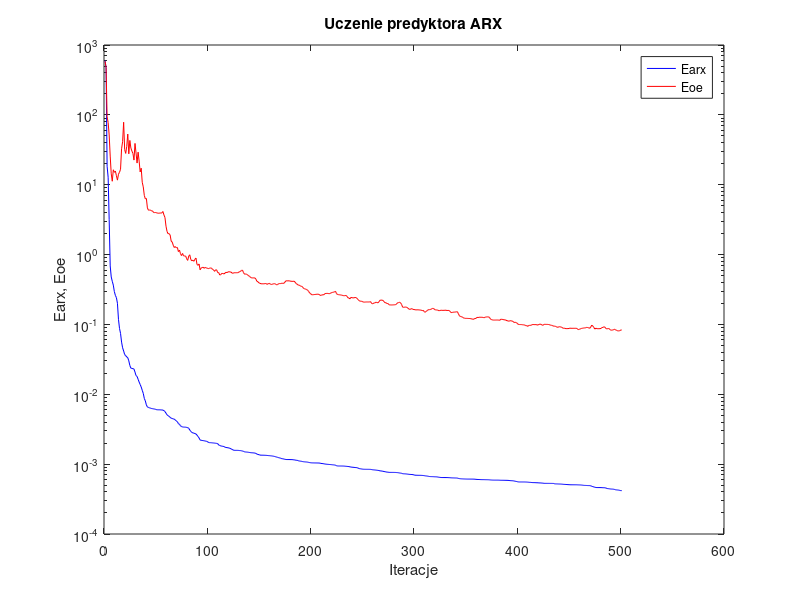
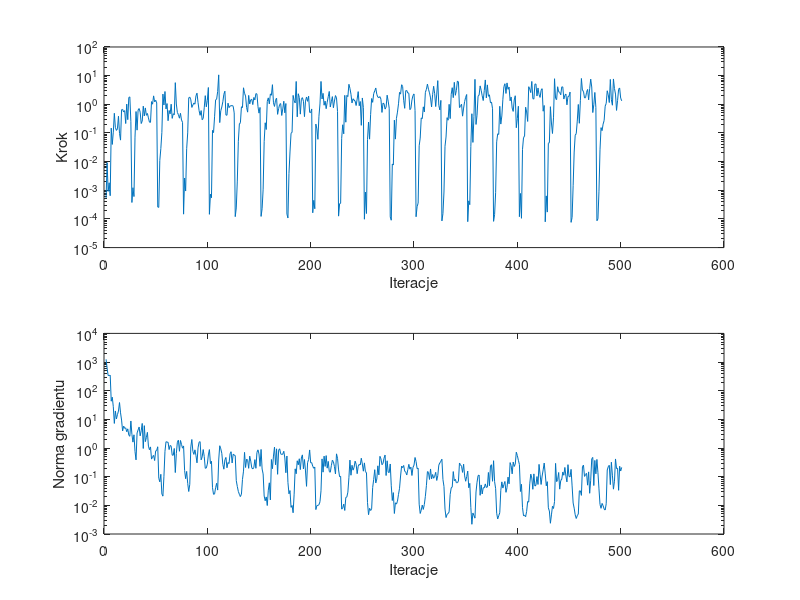

The MATLAB script that drew these images, in order:
%uczenie predyktora arx
clear all;
n=0; farx(n+1)=5.979079e+002; foe(n+1)=5.863050e+002; wspucz(n+1)=0.000000e+000; ng(n+1)=0.000000e+000;
%odnowa zmiennej metryki
n=1; farx(n+1)=4.726173e+002; foe(n+1)=4.802236e+002; krok(n+1)=5.333277e-004; ng(n+1)=1.243486e+003;
n=2; farx(n+1)=1.839794e+001; foe(n+1)=9.388485e+001; krok(n+1)=9.258382e-003; ng(n+1)=6.153618e+002;
n=3; farx(n+1)=1.279602e+001; foe(n+1)=7.785497e+001; krok(n+1)=9.152390e-004; ng(n+1)=3.400401e+002;
n=4; farx(n+1)=3.153450e+000; foe(n+1)=5.148145e+001; krok(n+1)=1.830478e-003; ng(n+1)=3.371044e+002;
n=5; farx(n+1)=6.876737e-001; foe(n+1)=2.569478e+001; krok(n+1)=6.459813e-004; ng(n+1)=3.491794e+002;
n=6; farx(n+1)=4.779943e-001; foe(n+1)=1.429777e+001; krok(n+1)=1.477098e-001; ng(n+1)=4.309983e+001;
n=7; farx(n+1)=4.145343e-001; foe(n+1)=1.121465e+001; krok(n+1)=3.975906e-002; ng(n+1)=5.942241e+001;
n=8; farx(n+1)=3.653286e-001; foe(n+1)=1.636330e+001; krok(n+1)=1.067078e-001; ng(n+1)=2.761720e+001;
n=9; farx(n+1)=2.956264e-001; foe(n+1)=1.503459e+001; krok(n+1)=4.863560e-001; ng(n+1)=7.212539e+000;
n=10; farx(n+1)=2.606440e-001; foe(n+1)=1.571150e+001; krok(n+1)=1.567018e-001; ng(n+1)=1.965654e+001;
n=11; farx(n+1)=2.421611e-001; foe(n+1)=1.347906e+001; krok(n+1)=1.226847e-001; ng(n+1)=1.032900e+001;
n=12; farx(n+1)=2.007100e-001; foe(n+1)=1.163120e+001; krok(n+1)=1.392836e-001; ng(n+1)=1.460013e+001;
n=13; farx(n+1)=1.182787e-001; foe(n+1)=1.412999e+001; krok(n+1)=3.838379e-001; ng(n+1)=1.955120e+001;
n=14; farx(n+1)=8.776618e-002; foe(n+1)=1.506808e+001; krok(n+1)=9.668121e-002; ng(n+1)=3.867956e+001;
n=15; farx(n+1)=7.442560e-002; foe(n+1)=1.664601e+001; krok(n+1)=5.625683e-002; ng(n+1)=1.692102e+001;
n=16; farx(n+1)=5.586747e-002; foe(n+1)=3.268322e+001; krok(n+1)=6.477968e-001; ng(n+1)=9.469391e+000;
n=17; farx(n+1)=4.632897e-002; foe(n+1)=4.129556e+001; krok(n+1)=6.639102e-001; ng(n+1)=3.944646e+000;
n=18; farx(n+1)=4.164760e-002; foe(n+1)=7.844012e+001; krok(n+1)=5.389436e-001; ng(n+1)=5.821869e+000;
n=19; farx(n+1)=3.701817e-002; foe(n+1)=3.181409e+001; krok(n+1)=6.022096e-001; ng(n+1)=4.871131e+000;
n=20; farx(n+1)=3.572720e-002; foe(n+1)=2.806562e+001; krok(n+1)=2.134155e-001; ng(n+1)=5.056099e+000;
n=21; farx(n+1)=3.422015e-002; foe(n+1)=3.534654e+001; krok(n+1)=1.015323e+000; ng(n+1)=3.696231e+000;
n=22; farx(n+1)=3.340114e-002; foe(n+1)=5.311898e+001; krok(n+1)=2.912288e-001; ng(n+1)=4.670822e+000;
n=23; farx(n+1)=3.012767e-002; foe(n+1)=2.766821e+001; krok(n+1)=1.734884e+000; ng(n+1)=2.840634e+000;
n=24; farx(n+1)=2.587610e-002; foe(n+1)=4.307157e+001; krok(n+1)=1.814761e+000; ng(n+1)=2.567281e+000;
n=25; farx(n+1)=2.367066e-002; foe(n+1)=3.358552e+001; krok(n+1)=2.468078e-001; ng(n+1)=8.788439e+000;
%odnowa zmiennej metryki
n=26; farx(n+1)=2.345470e-002; foe(n+1)=3.025787e+001; krok(n+1)=3.749852e-004; ng(n+1)=3.000990e+000;
n=27; farx(n+1)=2.326726e-002; foe(n+1)=2.806033e+001; krok(n+1)=1.228663e-003; ng(n+1)=1.607838e+000;
n=28; farx(n+1)=2.297650e-002; foe(n+1)=2.252654e+001; krok(n+1)=6.037139e-004; ng(n+1)=2.897133e+000;
n=29; farx(n+1)=2.076771e-002; foe(n+1)=3.902592e+001; krok(n+1)=7.159043e-002; ng(n+1)=7.589354e-001;
n=30; farx(n+1)=1.850804e-002; foe(n+1)=2.841516e+001; krok(n+1)=5.600723e-001; ng(n+1)=3.862726e-001;
n=31; farx(n+1)=1.804764e-002; foe(n+1)=2.040996e+001; krok(n+1)=1.254000e-001; ng(n+1)=3.345401e+000;
n=32; farx(n+1)=1.639135e-002; foe(n+1)=2.925737e+001; krok(n+1)=6.321212e-001; ng(n+1)=4.297335e+000;
n=33; farx(n+1)=1.496834e-002; foe(n+1)=2.176831e+001; krok(n+1)=7.113726e-001; ng(n+1)=5.412074e+000;
n=34; farx(n+1)=1.380134e-002; foe(n+1)=1.525176e+001; krok(n+1)=5.312625e-001; ng(n+1)=2.654626e+000;
n=35; farx(n+1)=1.271707e-002; foe(n+1)=1.724136e+001; krok(n+1)=2.134155e-001; ng(n+1)=3.990340e+000;
n=36; farx(n+1)=1.140569e-002; foe(n+1)=1.084183e+001; krok(n+1)=2.613267e-001; ng(n+1)=7.218159e+000;
n=37; farx(n+1)=1.030371e-002; foe(n+1)=9.298487e+000; krok(n+1)=8.612093e-001; ng(n+1)=9.652861e-001;
n=38; farx(n+1)=8.723434e-003; foe(n+1)=7.025466e+000; krok(n+1)=3.904377e-001; ng(n+1)=6.037382e+000;
n=39; farx(n+1)=8.042014e-003; foe(n+1)=6.271544e+000; krok(n+1)=7.479975e-001; ng(n+1)=1.668574e+000;
n=40; farx(n+1)=7.047315e-003; foe(n+1)=6.360450e+000; krok(n+1)=4.128102e-001; ng(n+1)=2.330323e+000;
n=41; farx(n+1)=6.592951e-003; foe(n+1)=4.654223e+000; krok(n+1)=4.797949e-001; ng(n+1)=3.530528e+000;
n=42; farx(n+1)=6.475324e-003; foe(n+1)=4.315600e+000; krok(n+1)=3.355407e-001; ng(n+1)=1.164389e+000;
n=43; farx(n+1)=6.401577e-003; foe(n+1)=4.342491e+000; krok(n+1)=2.381694e-001; ng(n+1)=8.711993e-001;
n=44; farx(n+1)=6.333726e-003; foe(n+1)=4.335048e+000; krok(n+1)=2.343012e-001; ng(n+1)=1.093647e+000;
n=45; farx(n+1)=6.256637e-003; foe(n+1)=4.207551e+000; krok(n+1)=1.241457e+000; ng(n+1)=4.109321e-001;
n=46; farx(n+1)=6.223212e-003; foe(n+1)=4.224169e+000; krok(n+1)=1.009068e+000; ng(n+1)=4.957737e-001;
n=47; farx(n+1)=6.179634e-003; foe(n+1)=3.997193e+000; krok(n+1)=1.969233e+000; ng(n+1)=5.533162e-001;
n=48; farx(n+1)=6.142173e-003; foe(n+1)=3.990958e+000; krok(n+1)=1.221873e+000; ng(n+1)=3.657090e-001;
n=49; farx(n+1)=6.089550e-003; foe(n+1)=3.999956e+000; krok(n+1)=1.382959e+000; ng(n+1)=7.910243e-001;
n=50; farx(n+1)=6.011168e-003; foe(n+1)=3.955444e+000; krok(n+1)=1.120145e+000; ng(n+1)=8.300609e-001;
%odnowa zmiennej metryki
n=51; farx(n+1)=5.995390e-003; foe(n+1)=3.908702e+000; krok(n+1)=2.613377e-004; ng(n+1)=1.106324e+000;
n=52; farx(n+1)=5.995249e-003; foe(n+1)=3.909637e+000; krok(n+1)=2.522883e-004; ng(n+1)=8.876347e-002;
n=53; farx(n+1)=5.992688e-003; foe(n+1)=3.933018e+000; krok(n+1)=1.097075e-002; ng(n+1)=6.609926e-002;
n=54; farx(n+1)=5.972549e-003; foe(n+1)=3.931208e+000; krok(n+1)=2.858001e-002; ng(n+1)=1.211884e-001;
n=55; farx(n+1)=5.969345e-003; foe(n+1)=3.947704e+000; krok(n+1)=1.047148e-001; ng(n+1)=2.494966e-002;
n=56; farx(n+1)=5.929432e-003; foe(n+1)=4.138686e+000; krok(n+1)=2.273301e+000; ng(n+1)=2.094937e-002;
n=57; farx(n+1)=5.835649e-003; foe(n+1)=3.697580e+000; krok(n+1)=9.453922e-001; ng(n+1)=1.036687e-001;
n=58; farx(n+1)=5.663086e-003; foe(n+1)=3.389548e+000; krok(n+1)=2.794466e+000; ng(n+1)=7.691792e-001;
n=59; farx(n+1)=5.354198e-003; foe(n+1)=2.546848e+000; krok(n+1)=6.888628e-001; ng(n+1)=1.665971e+000;
n=60; farx(n+1)=5.094514e-003; foe(n+1)=2.142274e+000; krok(n+1)=1.062525e+000; ng(n+1)=1.599660e+000;
n=61; farx(n+1)=4.943060e-003; foe(n+1)=1.985968e+000; krok(n+1)=2.670983e-001; ng(n+1)=1.594197e+000;
n=62; farx(n+1)=4.831819e-003; foe(n+1)=1.997237e+000; krok(n+1)=6.088496e-001; ng(n+1)=8.841368e-001;
n=63; farx(n+1)=4.673736e-003; foe(n+1)=1.903236e+000; krok(n+1)=4.635137e-001; ng(n+1)=1.231893e+000;
n=64; farx(n+1)=4.548941e-003; foe(n+1)=1.561922e+000; krok(n+1)=1.009068e+000; ng(n+1)=1.163659e+000;
n=65; farx(n+1)=4.509659e-003; foe(n+1)=1.509927e+000; krok(n+1)=3.227510e-001; ng(n+1)=5.634273e-001;
n=66; farx(n+1)=4.444025e-003; foe(n+1)=1.360335e+000; krok(n+1)=4.698917e-001; ng(n+1)=5.595310e-001;
n=67; farx(n+1)=4.408348e-003; foe(n+1)=1.262350e+000; krok(n+1)=4.300038e-001; ng(n+1)=9.658620e-001;
n=68; farx(n+1)=4.286346e-003; foe(n+1)=1.301552e+000; krok(n+1)=5.690980e+000; ng(n+1)=1.393649e-001;
n=69; farx(n+1)=4.160655e-003; foe(n+1)=1.252706e+000; krok(n+1)=1.025225e+000; ng(n+1)=6.505845e-001;
n=70; farx(n+1)=4.049764e-003; foe(n+1)=1.263175e+000; krok(n+1)=5.134806e-001; ng(n+1)=1.596520e+000;
n=71; farx(n+1)=3.806713e-003; foe(n+1)=1.102652e+000; krok(n+1)=4.386596e-001; ng(n+1)=1.878764e+000;
n=72; farx(n+1)=3.722465e-003; foe(n+1)=1.161361e+000; krok(n+1)=3.276650e-001; ng(n+1)=7.694410e-001;
n=73; farx(n+1)=3.548682e-003; foe(n+1)=1.031998e+000; krok(n+1)=4.851539e-001; ng(n+1)=1.835909e+000;
n=74; farx(n+1)=3.454107e-003; foe(n+1)=9.677146e-001; krok(n+1)=2.818076e-001; ng(n+1)=1.333888e+000;
n=75; farx(n+1)=3.407943e-003; foe(n+1)=1.037849e+000; krok(n+1)=2.357265e-001; ng(n+1)=9.876583e-001;
%odnowa zmiennej metryki
n=76; farx(n+1)=3.391552e-003; foe(n+1)=9.604155e-001; krok(n+1)=1.468353e-004; ng(n+1)=1.180713e+000;
n=77; farx(n+1)=3.387835e-003; foe(n+1)=9.524356e-001; krok(n+1)=2.684169e-003; ng(n+1)=1.641617e-001;
n=78; farx(n+1)=3.387428e-003; foe(n+1)=9.546089e-001; krok(n+1)=9.413494e-004; ng(n+1)=8.509863e-002;
n=79; farx(n+1)=3.352130e-003; foe(n+1)=8.711640e-001; krok(n+1)=2.835564e-002; ng(n+1)=1.532483e-001;
n=80; farx(n+1)=3.330226e-003; foe(n+1)=8.250970e-001; krok(n+1)=1.005024e-001; ng(n+1)=5.863037e-002;
n=81; farx(n+1)=3.254961e-003; foe(n+1)=9.524022e-001; krok(n+1)=1.683587e+000; ng(n+1)=3.042885e-002;
n=82; farx(n+1)=3.084170e-003; foe(n+1)=9.927526e-001; krok(n+1)=1.784490e+000; ng(n+1)=5.381801e-002;
n=83; farx(n+1)=2.939787e-003; foe(n+1)=8.500795e-001; krok(n+1)=1.443163e+000; ng(n+1)=1.092734e+000;
n=84; farx(n+1)=2.842107e-003; foe(n+1)=8.144518e-001; krok(n+1)=7.783923e-001; ng(n+1)=1.984296e+000;
n=85; farx(n+1)=2.802452e-003; foe(n+1)=8.300299e-001; krok(n+1)=9.495372e-001; ng(n+1)=7.674470e-001;
n=86; farx(n+1)=2.773049e-003; foe(n+1)=8.020769e-001; krok(n+1)=1.104103e+000; ng(n+1)=6.001672e-001;
n=87; farx(n+1)=2.740812e-003; foe(n+1)=8.576895e-001; krok(n+1)=1.009068e+000; ng(n+1)=8.646064e-001;
n=88; farx(n+1)=2.701368e-003; foe(n+1)=8.910948e-001; krok(n+1)=1.980712e+000; ng(n+1)=5.434497e-001;
n=89; farx(n+1)=2.597721e-003; foe(n+1)=7.222155e-001; krok(n+1)=2.445328e+000; ng(n+1)=3.044912e-001;
n=90; farx(n+1)=2.487110e-003; foe(n+1)=7.014418e-001; krok(n+1)=1.168436e+000; ng(n+1)=1.016220e+000;
n=91; farx(n+1)=2.370817e-003; foe(n+1)=7.340086e-001; krok(n+1)=6.065168e-001; ng(n+1)=1.589212e+000;
n=92; farx(n+1)=2.218169e-003; foe(n+1)=6.056802e-001; krok(n+1)=4.128102e-001; ng(n+1)=1.670432e+000;
n=93; farx(n+1)=2.197770e-003; foe(n+1)=6.397744e-001; krok(n+1)=6.031845e-001; ng(n+1)=3.867433e-001;
n=94; farx(n+1)=2.182716e-003; foe(n+1)=6.513997e-001; krok(n+1)=2.894475e-001; ng(n+1)=4.901937e-001;
n=95; farx(n+1)=2.170844e-003; foe(n+1)=6.586624e-001; krok(n+1)=3.213279e-001; ng(n+1)=8.851057e-001;
n=96; farx(n+1)=2.160797e-003; foe(n+1)=6.366046e-001; krok(n+1)=7.545111e-001; ng(n+1)=5.048608e-001;
n=97; farx(n+1)=2.143907e-003; foe(n+1)=6.545645e-001; krok(n+1)=2.000835e+000; ng(n+1)=1.957118e-001;
n=98; farx(n+1)=2.125408e-003; foe(n+1)=6.446144e-001; krok(n+1)=8.162976e-001; ng(n+1)=2.019756e-001;
n=99; farx(n+1)=2.112012e-003; foe(n+1)=6.373430e-001; krok(n+1)=1.386016e+000; ng(n+1)=2.754488e-001;
n=100; farx(n+1)=2.044839e-003; foe(n+1)=6.283665e-001; krok(n+1)=3.855767e+000; ng(n+1)=5.758098e-001;
%odnowa zmiennej metryki
n=101; farx(n+1)=2.031686e-003; foe(n+1)=6.370152e-001; krok(n+1)=1.449332e-004; ng(n+1)=8.826814e-001;
n=102; farx(n+1)=2.028146e-003; foe(n+1)=6.440607e-001; krok(n+1)=7.286672e-004; ng(n+1)=2.866404e-001;
n=103; farx(n+1)=2.024257e-003; foe(n+1)=6.413024e-001; krok(n+1)=5.465324e-004; ng(n+1)=3.464376e-001;
n=104; farx(n+1)=2.013515e-003; foe(n+1)=6.133442e-001; krok(n+1)=1.232141e-001; ng(n+1)=4.119970e-002;
n=105; farx(n+1)=2.010371e-003; foe(n+1)=6.049337e-001; krok(n+1)=1.032026e-001; ng(n+1)=2.420185e-002;
n=106; farx(n+1)=1.998651e-003; foe(n+1)=5.752486e-001; krok(n+1)=3.655097e-001; ng(n+1)=2.502579e-002;
n=107; farx(n+1)=1.992035e-003; foe(n+1)=6.050737e-001; krok(n+1)=1.420334e+000; ng(n+1)=4.112853e-002;
n=108; farx(n+1)=1.982223e-003; foe(n+1)=6.048249e-001; krok(n+1)=1.514375e+000; ng(n+1)=5.895788e-002;
n=109; farx(n+1)=1.968017e-003; foe(n+1)=5.524186e-001; krok(n+1)=2.808512e+000; ng(n+1)=3.410322e-002;
n=110; farx(n+1)=1.877072e-003; foe(n+1)=5.522679e-001; krok(n+1)=1.065101e+001; ng(n+1)=3.822320e-001;
n=111; farx(n+1)=1.851335e-003; foe(n+1)=5.096413e-001; krok(n+1)=2.301336e-001; ng(n+1)=1.202694e+000;
n=112; farx(n+1)=1.822473e-003; foe(n+1)=5.172345e-001; krok(n+1)=5.956610e-001; ng(n+1)=9.419037e-001;
n=113; farx(n+1)=1.809145e-003; foe(n+1)=5.386777e-001; krok(n+1)=8.008859e-001; ng(n+1)=6.552726e-001;
n=114; farx(n+1)=1.802460e-003; foe(n+1)=5.352376e-001; krok(n+1)=1.227563e+000; ng(n+1)=2.689647e-001;
n=115; farx(n+1)=1.785638e-003; foe(n+1)=5.276855e-001; krok(n+1)=2.238597e+000; ng(n+1)=1.826530e-001;
n=116; farx(n+1)=1.749643e-003; foe(n+1)=5.408674e-001; krok(n+1)=2.871495e+000; ng(n+1)=3.877935e-001;
n=117; farx(n+1)=1.732949e-003; foe(n+1)=5.577816e-001; krok(n+1)=4.228235e-001; ng(n+1)=4.691825e-001;
n=118; farx(n+1)=1.724722e-003; foe(n+1)=5.518806e-001; krok(n+1)=4.144507e-001; ng(n+1)=2.045124e-001;
n=119; farx(n+1)=1.713180e-003; foe(n+1)=5.642990e-001; krok(n+1)=1.095445e+000; ng(n+1)=3.122928e-001;
n=120; farx(n+1)=1.705096e-003; foe(n+1)=5.675932e-001; krok(n+1)=7.656580e-001; ng(n+1)=2.874668e-001;
n=121; farx(n+1)=1.682695e-003; foe(n+1)=5.654691e-001; krok(n+1)=8.773192e-001; ng(n+1)=6.333385e-001;
n=122; farx(n+1)=1.653225e-003; foe(n+1)=5.603694e-001; krok(n+1)=8.823184e-001; ng(n+1)=7.439449e-001;
n=123; farx(n+1)=1.626486e-003; foe(n+1)=5.423708e-001; krok(n+1)=9.112329e-001; ng(n+1)=3.010352e-001;
n=124; farx(n+1)=1.595037e-003; foe(n+1)=5.402296e-001; krok(n+1)=8.559000e-001; ng(n+1)=6.049686e-001;
n=125; farx(n+1)=1.577888e-003; foe(n+1)=5.499020e-001; krok(n+1)=5.014424e-001; ng(n+1)=5.698517e-001;
%odnowa zmiennej metryki
n=126; farx(n+1)=1.575958e-003; foe(n+1)=5.492246e-001; krok(n+1)=1.202765e-004; ng(n+1)=5.447837e-001;
n=127; farx(n+1)=1.575880e-003; foe(n+1)=5.494334e-001; krok(n+1)=2.419195e-004; ng(n+1)=7.320823e-002;
n=128; farx(n+1)=1.575670e-003; foe(n+1)=5.497484e-001; krok(n+1)=2.094724e-003; ng(n+1)=4.566459e-002;
n=129; farx(n+1)=1.572959e-003; foe(n+1)=5.519566e-001; krok(n+1)=5.140248e-002; ng(n+1)=3.053463e-002;
n=130; farx(n+1)=1.565128e-003; foe(n+1)=5.687240e-001; krok(n+1)=2.064051e-001; ng(n+1)=2.425721e-002;
n=131; farx(n+1)=1.563639e-003; foe(n+1)=5.725567e-001; krok(n+1)=2.273633e-001; ng(n+1)=2.018877e-002;
n=132; farx(n+1)=1.553249e-003; foe(n+1)=5.932019e-001; krok(n+1)=8.217431e-001; ng(n+1)=2.465054e-002;
n=133; farx(n+1)=1.542780e-003; foe(n+1)=5.990730e-001; krok(n+1)=7.656580e-001; ng(n+1)=8.033063e-002;
n=134; farx(n+1)=1.522810e-003; foe(n+1)=5.520153e-001; krok(n+1)=3.771624e+000; ng(n+1)=1.562736e-001;
n=135; farx(n+1)=1.500115e-003; foe(n+1)=5.229907e-001; krok(n+1)=2.405750e+000; ng(n+1)=7.058765e-001;
n=136; farx(n+1)=1.492439e-003; foe(n+1)=5.292526e-001; krok(n+1)=1.953830e+000; ng(n+1)=2.095614e-001;
n=137; farx(n+1)=1.489343e-003; foe(n+1)=5.225163e-001; krok(n+1)=7.771907e-001; ng(n+1)=4.101133e-001;
n=138; farx(n+1)=1.484536e-003; foe(n+1)=5.108425e-001; krok(n+1)=5.327344e-001; ng(n+1)=3.737729e-001;
n=139; farx(n+1)=1.475855e-003; foe(n+1)=4.966284e-001; krok(n+1)=2.043356e+000; ng(n+1)=1.957465e-001;
n=140; farx(n+1)=1.467653e-003; foe(n+1)=4.857962e-001; krok(n+1)=1.026961e+000; ng(n+1)=5.210602e-001;
n=141; farx(n+1)=1.458909e-003; foe(n+1)=4.689074e-001; krok(n+1)=1.420334e+000; ng(n+1)=3.498928e-001;
n=142; farx(n+1)=1.454543e-003; foe(n+1)=4.629020e-001; krok(n+1)=1.498210e+000; ng(n+1)=2.036074e-001;
n=143; farx(n+1)=1.451800e-003; foe(n+1)=4.636027e-001; krok(n+1)=9.775646e-001; ng(n+1)=1.870017e-001;
n=144; farx(n+1)=1.446501e-003; foe(n+1)=4.634826e-001; krok(n+1)=1.735893e+000; ng(n+1)=2.082994e-001;
n=145; farx(n+1)=1.440313e-003; foe(n+1)=4.633561e-001; krok(n+1)=1.422745e+000; ng(n+1)=3.938723e-001;
n=146; farx(n+1)=1.423926e-003; foe(n+1)=4.446937e-001; krok(n+1)=2.363142e+000; ng(n+1)=1.963030e-001;
n=147; farx(n+1)=1.391673e-003; foe(n+1)=4.137161e-001; krok(n+1)=2.272095e+000; ng(n+1)=7.035892e-001;
n=148; farx(n+1)=1.376204e-003; foe(n+1)=4.076654e-001; krok(n+1)=8.352074e-001; ng(n+1)=8.628027e-001;
n=149; farx(n+1)=1.364756e-003; foe(n+1)=3.935481e-001; krok(n+1)=4.915350e-001; ng(n+1)=6.175456e-001;
n=150; farx(n+1)=1.348815e-003; foe(n+1)=3.874359e-001; krok(n+1)=7.771907e-001; ng(n+1)=2.297411e-001;
%odnowa zmiennej metryki
n=151; farx(n+1)=1.344022e-003; foe(n+1)=3.818908e-001; krok(n+1)=1.224609e-004; ng(n+1)=8.929429e-001;
n=152; farx(n+1)=1.343516e-003; foe(n+1)=3.814740e-001; krok(n+1)=2.266194e-004; ng(n+1)=1.852468e-001;
n=153; farx(n+1)=1.342582e-003; foe(n+1)=3.815842e-001; krok(n+1)=1.093891e-003; ng(n+1)=1.245719e-001;
n=154; farx(n+1)=1.341340e-003; foe(n+1)=3.816972e-001; krok(n+1)=5.005537e-002; ng(n+1)=2.104888e-002;
n=155; farx(n+1)=1.338804e-003; foe(n+1)=3.844395e-001; krok(n+1)=2.268451e-001; ng(n+1)=1.446976e-002;
n=156; farx(n+1)=1.336359e-003; foe(n+1)=3.843692e-001; krok(n+1)=1.317940e-001; ng(n+1)=1.968466e-002;
n=157; farx(n+1)=1.331314e-003; foe(n+1)=3.742395e-001; krok(n+1)=1.273593e+000; ng(n+1)=9.857388e-003;
n=158; farx(n+1)=1.325770e-003; foe(n+1)=3.840319e-001; krok(n+1)=1.678264e+000; ng(n+1)=3.385259e-002;
n=159; farx(n+1)=1.323421e-003; foe(n+1)=3.874004e-001; krok(n+1)=1.030870e+000; ng(n+1)=6.111426e-002;
n=160; farx(n+1)=1.316941e-003; foe(n+1)=3.776826e-001; krok(n+1)=2.306654e+000; ng(n+1)=1.546976e-002;
n=161; farx(n+1)=1.314098e-003; foe(n+1)=3.735582e-001; krok(n+1)=2.067461e+000; ng(n+1)=3.980526e-001;
n=162; farx(n+1)=1.306558e-003; foe(n+1)=3.759824e-001; krok(n+1)=4.837074e+000; ng(n+1)=1.901164e-001;
n=163; farx(n+1)=1.299623e-003; foe(n+1)=3.822603e-001; krok(n+1)=1.127230e+000; ng(n+1)=5.243150e-001;
n=164; farx(n+1)=1.288674e-003; foe(n+1)=3.834621e-001; krok(n+1)=8.426513e-001; ng(n+1)=1.076129e+000;
n=165; farx(n+1)=1.278004e-003; foe(n+1)=3.790699e-001; krok(n+1)=1.386016e+000; ng(n+1)=2.604990e-001;
n=166; farx(n+1)=1.261568e-003; foe(n+1)=3.681111e-001; krok(n+1)=1.637964e+000; ng(n+1)=9.387339e-001;
n=167; farx(n+1)=1.252329e-003; foe(n+1)=3.724953e-001; krok(n+1)=4.461084e-001; ng(n+1)=1.211574e-001;
n=168; farx(n+1)=1.238193e-003; foe(n+1)=3.833885e-001; krok(n+1)=7.113726e-001; ng(n+1)=8.473463e-001;
n=169; farx(n+1)=1.227075e-003; foe(n+1)=3.846708e-001; krok(n+1)=9.876806e-001; ng(n+1)=9.400122e-001;
n=170; farx(n+1)=1.215850e-003; foe(n+1)=3.840829e-001; krok(n+1)=1.062525e+000; ng(n+1)=6.281139e-001;
n=171; farx(n+1)=1.199455e-003; foe(n+1)=3.895436e-001; krok(n+1)=4.079802e-001; ng(n+1)=5.930173e-001;
n=172; farx(n+1)=1.193498e-003; foe(n+1)=3.869885e-001; krok(n+1)=6.871474e-001; ng(n+1)=6.122271e-001;
n=173; farx(n+1)=1.182344e-003; foe(n+1)=3.878676e-001; krok(n+1)=1.280117e+000; ng(n+1)=7.708844e-001;
n=174; farx(n+1)=1.174020e-003; foe(n+1)=4.013823e-001; krok(n+1)=5.045340e-001; ng(n+1)=4.507940e-001;
n=175; farx(n+1)=1.165983e-003; foe(n+1)=4.210458e-001; krok(n+1)=1.065517e+000; ng(n+1)=1.375087e-001;
%odnowa zmiennej metryki
n=176; farx(n+1)=1.163723e-003; foe(n+1)=4.202873e-001; krok(n+1)=1.489596e-004; ng(n+1)=5.266969e-001;
n=177; farx(n+1)=1.163683e-003; foe(n+1)=4.203650e-001; krok(n+1)=1.079366e-004; ng(n+1)=6.281725e-002;
n=178; farx(n+1)=1.163545e-003; foe(n+1)=4.219027e-001; krok(n+1)=3.870416e-003; ng(n+1)=2.523055e-002;
n=179; farx(n+1)=1.162151e-003; foe(n+1)=4.172198e-001; krok(n+1)=2.173419e-002; ng(n+1)=3.281036e-002;
n=180; farx(n+1)=1.161764e-003; foe(n+1)=4.156174e-001; krok(n+1)=9.781251e-002; ng(n+1)=8.497111e-003;
n=181; farx(n+1)=1.161058e-003; foe(n+1)=4.138317e-001; krok(n+1)=1.047148e-001; ng(n+1)=9.909439e-003;
n=182; farx(n+1)=1.157959e-003; foe(n+1)=4.135360e-001; krok(n+1)=2.046326e+000; ng(n+1)=5.514963e-003;
n=183; farx(n+1)=1.150357e-003; foe(n+1)=4.155556e-001; krok(n+1)=1.352447e+000; ng(n+1)=2.459629e-002;
n=184; farx(n+1)=1.147072e-003; foe(n+1)=4.016822e-001; krok(n+1)=1.114151e+000; ng(n+1)=1.881374e-001;
n=185; farx(n+1)=1.136402e-003; foe(n+1)=3.844261e-001; krok(n+1)=6.265724e+000; ng(n+1)=1.264597e-001;
n=186; farx(n+1)=1.133274e-003; foe(n+1)=3.763478e-001; krok(n+1)=3.655097e-001; ng(n+1)=3.595572e-001;
n=187; farx(n+1)=1.120265e-003; foe(n+1)=3.654179e-001; krok(n+1)=2.336873e+000; ng(n+1)=2.589366e-001;
n=188; farx(n+1)=1.109555e-003; foe(n+1)=3.642194e-001; krok(n+1)=1.734052e+000; ng(n+1)=4.220932e-001;
n=189; farx(n+1)=1.104803e-003; foe(n+1)=3.557807e-001; krok(n+1)=4.536903e-001; ng(n+1)=1.769981e-001;
n=190; farx(n+1)=1.099228e-003; foe(n+1)=3.510366e-001; krok(n+1)=1.505130e+000; ng(n+1)=4.507535e-001;
n=191; farx(n+1)=1.090006e-003; foe(n+1)=3.477323e-001; krok(n+1)=1.707324e+000; ng(n+1)=5.768852e-001;
n=192; farx(n+1)=1.083268e-003; foe(n+1)=3.290735e-001; krok(n+1)=1.280929e+000; ng(n+1)=1.868263e-001;
n=193; farx(n+1)=1.079081e-003; foe(n+1)=3.240592e-001; krok(n+1)=3.711420e-001; ng(n+1)=3.974660e-001;
n=194; farx(n+1)=1.075773e-003; foe(n+1)=3.208421e-001; krok(n+1)=1.295594e+000; ng(n+1)=1.583035e-001;
n=195; farx(n+1)=1.073332e-003; foe(n+1)=3.164026e-001; krok(n+1)=1.800219e+000; ng(n+1)=4.606629e-002;
n=196; farx(n+1)=1.068778e-003; foe(n+1)=3.092222e-001; krok(n+1)=1.269903e+000; ng(n+1)=3.102207e-001;
n=197; farx(n+1)=1.059624e-003; foe(n+1)=2.971202e-001; krok(n+1)=1.927884e+000; ng(n+1)=3.948614e-001;
n=198; farx(n+1)=1.052939e-003; foe(n+1)=2.822732e-001; krok(n+1)=5.219391e-001; ng(n+1)=8.577862e-001;
n=199; farx(n+1)=1.046765e-003; foe(n+1)=2.754258e-001; krok(n+1)=5.134806e-001; ng(n+1)=3.056042e-001;
n=200; farx(n+1)=1.042811e-003; foe(n+1)=2.660227e-001; krok(n+1)=6.871474e-001; ng(n+1)=3.089992e-001;
%odnowa zmiennej metryki
n=201; farx(n+1)=1.042113e-003; foe(n+1)=2.658411e-001; krok(n+1)=1.638382e-004; ng(n+1)=2.313538e-001;
n=202; farx(n+1)=1.041067e-003; foe(n+1)=2.671911e-001; krok(n+1)=4.448722e-004; ng(n+1)=1.965511e-001;
n=203; farx(n+1)=1.040393e-003; foe(n+1)=2.682465e-001; krok(n+1)=2.266194e-004; ng(n+1)=2.150024e-001;
n=204; farx(n+1)=1.039948e-003; foe(n+1)=2.692808e-001; krok(n+1)=2.044970e-001; ng(n+1)=7.109707e-003;
n=205; farx(n+1)=1.039263e-003; foe(n+1)=2.707561e-001; krok(n+1)=1.392689e-001; ng(n+1)=9.783383e-003;
n=206; farx(n+1)=1.038817e-003; foe(n+1)=2.711437e-001; krok(n+1)=6.004768e-002; ng(n+1)=9.984358e-003;
n=207; farx(n+1)=1.036949e-003; foe(n+1)=2.691287e-001; krok(n+1)=3.825314e-001; ng(n+1)=1.049305e-002;
n=208; farx(n+1)=1.034009e-003; foe(n+1)=2.618095e-001; krok(n+1)=1.026286e+000; ng(n+1)=1.334459e-002;
n=209; farx(n+1)=1.024817e-003; foe(n+1)=2.608427e-001; krok(n+1)=6.277904e+000; ng(n+1)=3.224232e-002;
n=210; farx(n+1)=1.020639e-003; foe(n+1)=2.652469e-001; krok(n+1)=1.535351e+000; ng(n+1)=4.178834e-001;
n=211; farx(n+1)=1.016368e-003; foe(n+1)=2.650598e-001; krok(n+1)=2.410788e+000; ng(n+1)=1.439496e-001;
n=212; farx(n+1)=1.010537e-003; foe(n+1)=2.671561e-001; krok(n+1)=9.282331e-001; ng(n+1)=5.210318e-001;
n=213; farx(n+1)=1.003974e-003; foe(n+1)=2.770096e-001; krok(n+1)=1.289896e+000; ng(n+1)=2.280728e-001;
n=214; farx(n+1)=9.994322e-004; foe(n+1)=2.776535e-001; krok(n+1)=7.021280e-001; ng(n+1)=5.440628e-001;
n=215; farx(n+1)=9.955216e-004; foe(n+1)=2.785179e-001; krok(n+1)=1.179843e+000; ng(n+1)=1.987153e-001;
n=216; farx(n+1)=9.925626e-004; foe(n+1)=2.772490e-001; krok(n+1)=1.841069e+000; ng(n+1)=3.415350e-001;
n=217; farx(n+1)=9.890973e-004; foe(n+1)=2.750696e-001; krok(n+1)=2.808512e+000; ng(n+1)=1.520718e-001;
n=218; farx(n+1)=9.869749e-004; foe(n+1)=2.778409e-001; krok(n+1)=8.055989e-001; ng(n+1)=1.430150e-001;
n=219; farx(n+1)=9.839010e-004; foe(n+1)=2.843950e-001; krok(n+1)=1.230345e+000; ng(n+1)=2.423166e-001;
n=220; farx(n+1)=9.791756e-004; foe(n+1)=2.874968e-001; krok(n+1)=1.856466e+000; ng(n+1)=3.744143e-001;
n=221; farx(n+1)=9.769027e-004; foe(n+1)=2.888038e-001; krok(n+1)=7.583720e-001; ng(n+1)=3.312693e-001;
n=222; farx(n+1)=9.733937e-004; foe(n+1)=2.923951e-001; krok(n+1)=1.304490e+000; ng(n+1)=2.259053e-001;
n=223; farx(n+1)=9.664884e-004; foe(n+1)=2.986295e-001; krok(n+1)=2.018363e+000; ng(n+1)=1.246590e-001;
n=224; farx(n+1)=9.488554e-004; foe(n+1)=2.765331e-001; krok(n+1)=1.663205e+000; ng(n+1)=6.268191e-001;
n=225; farx(n+1)=9.412892e-004; foe(n+1)=2.681745e-001; krok(n+1)=5.570755e-001; ng(n+1)=4.385571e-001;
%odnowa zmiennej metryki
n=226; farx(n+1)=9.410025e-004; foe(n+1)=2.667149e-001; krok(n+1)=1.252791e-004; ng(n+1)=1.722379e-001;
n=227; farx(n+1)=9.408030e-004; foe(n+1)=2.657843e-001; krok(n+1)=3.395966e-004; ng(n+1)=9.916840e-002;
n=228; farx(n+1)=9.405310e-004; foe(n+1)=2.637807e-001; krok(n+1)=3.519628e-004; ng(n+1)=1.030845e-001;
n=229; farx(n+1)=9.403099e-004; foe(n+1)=2.631501e-001; krok(n+1)=6.488875e-002; ng(n+1)=7.374490e-003;
n=230; farx(n+1)=9.393790e-004; foe(n+1)=2.592388e-001; krok(n+1)=1.931257e-001; ng(n+1)=8.178750e-003;
n=231; farx(n+1)=9.388823e-004; foe(n+1)=2.579733e-001; krok(n+1)=9.338312e-002; ng(n+1)=1.105115e-002;
n=232; farx(n+1)=9.348370e-004; foe(n+1)=2.575077e-001; krok(n+1)=2.053922e+000; ng(n+1)=6.629873e-003;
n=233; farx(n+1)=9.328849e-004; foe(n+1)=2.600837e-001; krok(n+1)=2.372633e-001; ng(n+1)=1.890321e-002;
n=234; farx(n+1)=9.298503e-004; foe(n+1)=2.539189e-001; krok(n+1)=2.053922e+000; ng(n+1)=1.967826e-002;
n=235; farx(n+1)=9.260749e-004; foe(n+1)=2.408946e-001; krok(n+1)=1.854055e+000; ng(n+1)=2.875263e-002;
n=236; farx(n+1)=9.223154e-004; foe(n+1)=2.388162e-001; krok(n+1)=4.991663e+000; ng(n+1)=9.202070e-002;
n=237; farx(n+1)=9.144664e-004; foe(n+1)=2.326194e-001; krok(n+1)=3.600437e+000; ng(n+1)=3.796650e-001;
n=238; farx(n+1)=9.084366e-004; foe(n+1)=2.440598e-001; krok(n+1)=2.240289e+000; ng(n+1)=1.124477e-001;
n=239; farx(n+1)=9.048226e-004; foe(n+1)=2.408316e-001; krok(n+1)=1.114151e+000; ng(n+1)=2.504481e-001;
n=240; farx(n+1)=9.022825e-004; foe(n+1)=2.403657e-001; krok(n+1)=1.561580e+000; ng(n+1)=1.691294e-001;
n=241; farx(n+1)=8.988245e-004; foe(n+1)=2.401253e-001; krok(n+1)=1.402391e+000; ng(n+1)=2.118345e-001;
n=242; farx(n+1)=8.944919e-004; foe(n+1)=2.432504e-001; krok(n+1)=1.295594e+000; ng(n+1)=3.480466e-001;
n=243; farx(n+1)=8.926272e-004; foe(n+1)=2.416365e-001; krok(n+1)=9.073805e-001; ng(n+1)=2.725699e-001;
n=244; farx(n+1)=8.893387e-004; foe(n+1)=2.356965e-001; krok(n+1)=1.527605e+000; ng(n+1)=1.272280e-001;
n=245; farx(n+1)=8.766952e-004; foe(n+1)=2.257158e-001; krok(n+1)=2.772031e+000; ng(n+1)=2.319700e-001;
n=246; farx(n+1)=8.642228e-004; foe(n+1)=2.192530e-001; krok(n+1)=8.922169e-001; ng(n+1)=2.687519e-001;
n=247; farx(n+1)=8.578242e-004; foe(n+1)=2.148070e-001; krok(n+1)=1.252361e+000; ng(n+1)=2.573326e-001;
n=248; farx(n+1)=8.552781e-004; foe(n+1)=2.149394e-001; krok(n+1)=1.845727e-001; ng(n+1)=4.407860e-001;
n=249; farx(n+1)=8.489161e-004; foe(n+1)=2.133240e-001; krok(n+1)=1.663205e+000; ng(n+1)=2.765069e-001;
n=250; farx(n+1)=8.456053e-004; foe(n+1)=2.087170e-001; krok(n+1)=7.713740e-001; ng(n+1)=1.556129e-001;
%odnowa zmiennej metryki
n=251; farx(n+1)=8.449373e-004; foe(n+1)=2.084873e-001; krok(n+1)=9.773247e-005; ng(n+1)=3.033331e-001;
n=252; farx(n+1)=8.438847e-004; foe(n+1)=2.093167e-001; krok(n+1)=8.631728e-004; ng(n+1)=1.493446e-001;
n=253; farx(n+1)=8.437265e-004; foe(n+1)=2.097377e-001; krok(n+1)=1.546804e-004; ng(n+1)=1.387625e-001;
n=254; farx(n+1)=8.433400e-004; foe(n+1)=2.096625e-001; krok(n+1)=5.857529e-002; ng(n+1)=1.244817e-002;
n=255; farx(n+1)=8.430499e-004; foe(n+1)=2.095526e-001; krok(n+1)=2.405585e-001; ng(n+1)=4.719228e-003;
n=256; farx(n+1)=8.426926e-004; foe(n+1)=2.098036e-001; krok(n+1)=6.081676e-002; ng(n+1)=7.895477e-003;
n=257; farx(n+1)=8.414008e-004; foe(n+1)=2.119374e-001; krok(n+1)=4.353621e-001; ng(n+1)=6.621072e-003;
n=258; farx(n+1)=8.364444e-004; foe(n+1)=1.995713e-001; krok(n+1)=1.593213e+000; ng(n+1)=7.533676e-003;
n=259; farx(n+1)=8.304416e-004; foe(n+1)=1.967926e-001; krok(n+1)=1.170743e+000; ng(n+1)=4.208923e-002;
n=260; farx(n+1)=8.280058e-004; foe(n+1)=2.022800e-001; krok(n+1)=2.378126e+000; ng(n+1)=8.067587e-002;
n=261; farx(n+1)=8.253797e-004; foe(n+1)=2.029425e-001; krok(n+1)=2.924078e+000; ng(n+1)=1.755119e-001;
n=262; farx(n+1)=8.217609e-004; foe(n+1)=2.077387e-001; krok(n+1)=3.708110e+000; ng(n+1)=6.035387e-002;
n=263; farx(n+1)=8.183108e-004; foe(n+1)=2.061973e-001; krok(n+1)=2.220585e+000; ng(n+1)=8.305321e-002;
n=264; farx(n+1)=8.153099e-004; foe(n+1)=2.035653e-001; krok(n+1)=1.784434e+000; ng(n+1)=2.393854e-001;
n=265; farx(n+1)=8.100590e-004; foe(n+1)=2.103990e-001; krok(n+1)=1.707324e+000; ng(n+1)=1.156511e-001;
n=266; farx(n+1)=8.021827e-004; foe(n+1)=2.216643e-001; krok(n+1)=1.854055e+000; ng(n+1)=5.131758e-001;
n=267; farx(n+1)=7.983717e-004; foe(n+1)=2.231953e-001; krok(n+1)=1.505130e+000; ng(n+1)=4.235318e-001;
n=268; farx(n+1)=7.965019e-004; foe(n+1)=2.223092e-001; krok(n+1)=5.203615e-001; ng(n+1)=2.625660e-001;
n=269; farx(n+1)=7.902827e-004; foe(n+1)=2.208807e-001; krok(n+1)=1.098329e+000; ng(n+1)=2.893008e-001;
n=270; farx(n+1)=7.845573e-004; foe(n+1)=2.119157e-001; krok(n+1)=1.047159e+000; ng(n+1)=4.428833e-001;
n=271; farx(n+1)=7.792727e-004; foe(n+1)=2.044664e-001; krok(n+1)=6.809733e-001; ng(n+1)=5.690117e-001;
n=272; farx(n+1)=7.738746e-004; foe(n+1)=2.043297e-001; krok(n+1)=7.957487e-001; ng(n+1)=1.098007e-001;
n=273; farx(n+1)=7.694107e-004; foe(n+1)=1.986880e-001; krok(n+1)=2.081446e+000; ng(n+1)=3.587983e-001;
n=274; farx(n+1)=7.667842e-004; foe(n+1)=1.988397e-001; krok(n+1)=1.289896e+000; ng(n+1)=1.455295e-001;
n=275; farx(n+1)=7.625844e-004; foe(n+1)=1.904918e-001; krok(n+1)=7.294970e-001; ng(n+1)=1.390689e-001;
%odnowa zmiennej metryki
n=276; farx(n+1)=7.619954e-004; foe(n+1)=1.901061e-001; krok(n+1)=1.176687e-004; ng(n+1)=2.777271e-001;
n=277; farx(n+1)=7.619747e-004; foe(n+1)=1.901576e-001; krok(n+1)=9.016768e-005; ng(n+1)=4.804655e-002;
n=278; farx(n+1)=7.618934e-004; foe(n+1)=1.898983e-001; krok(n+1)=8.252113e-003; ng(n+1)=1.473147e-002;
n=279; farx(n+1)=7.615068e-004; foe(n+1)=1.905273e-001; krok(n+1)=7.598245e-003; ng(n+1)=2.779855e-002;
n=280; farx(n+1)=7.610157e-004; foe(n+1)=1.909541e-001; krok(n+1)=2.800362e-001; ng(n+1)=5.196156e-003;
n=281; farx(n+1)=7.603907e-004; foe(n+1)=1.916595e-001; krok(n+1)=6.101994e-002; ng(n+1)=1.227103e-002;
n=282; farx(n+1)=7.582667e-004; foe(n+1)=1.947366e-001; krok(n+1)=3.240219e-001; ng(n+1)=1.105102e-002;
n=283; farx(n+1)=7.562656e-004; foe(n+1)=2.041870e-001; krok(n+1)=5.344503e-001; ng(n+1)=1.398635e-002;
n=284; farx(n+1)=7.535874e-004; foe(n+1)=2.048985e-001; krok(n+1)=1.040723e+000; ng(n+1)=2.416037e-002;
n=285; farx(n+1)=7.464547e-004; foe(n+1)=2.085664e-001; krok(n+1)=2.615134e+000; ng(n+1)=3.936798e-002;
n=286; farx(n+1)=7.447731e-004; foe(n+1)=2.040527e-001; krok(n+1)=2.267028e+000; ng(n+1)=1.057958e-001;
n=287; farx(n+1)=7.399338e-004; foe(n+1)=1.928482e-001; krok(n+1)=4.817677e+000; ng(n+1)=2.340115e-001;
n=288; farx(n+1)=7.305509e-004; foe(n+1)=1.768242e-001; krok(n+1)=4.225299e+000; ng(n+1)=2.070397e-001;
n=289; farx(n+1)=7.274064e-004; foe(n+1)=1.755192e-001; krok(n+1)=1.380032e+000; ng(n+1)=2.464937e-001;
n=290; farx(n+1)=7.266521e-004; foe(n+1)=1.772487e-001; krok(n+1)=7.238598e-001; ng(n+1)=1.558386e-001;
n=291; farx(n+1)=7.248058e-004; foe(n+1)=1.772858e-001; krok(n+1)=2.995027e+000; ng(n+1)=1.433745e-001;
n=292; farx(n+1)=7.218091e-004; foe(n+1)=1.756440e-001; krok(n+1)=3.018044e+000; ng(n+1)=1.148980e-001;
n=293; farx(n+1)=7.188482e-004; foe(n+1)=1.712684e-001; krok(n+1)=2.485026e+000; ng(n+1)=1.760810e-001;
n=294; farx(n+1)=7.150847e-004; foe(n+1)=1.663884e-001; krok(n+1)=2.418537e+000; ng(n+1)=2.698923e-001;
n=295; farx(n+1)=7.132437e-004; foe(n+1)=1.639477e-001; krok(n+1)=6.522451e-001; ng(n+1)=1.828563e-001;
n=296; farx(n+1)=7.116471e-004; foe(n+1)=1.671255e-001; krok(n+1)=7.238598e-001; ng(n+1)=2.148498e-001;
n=297; farx(n+1)=7.102103e-004; foe(n+1)=1.680261e-001; krok(n+1)=1.422745e+000; ng(n+1)=1.100548e-001;
n=298; farx(n+1)=7.072597e-004; foe(n+1)=1.642922e-001; krok(n+1)=2.018136e+000; ng(n+1)=2.098406e-001;
n=299; farx(n+1)=7.009191e-004; foe(n+1)=1.636572e-001; krok(n+1)=2.301105e+000; ng(n+1)=2.517622e-001;
n=300; farx(n+1)=6.947707e-004; foe(n+1)=1.623391e-001; krok(n+1)=6.109364e-001; ng(n+1)=4.676103e-001;
%odnowa zmiennej metryki
n=301; farx(n+1)=6.938229e-004; foe(n+1)=1.614838e-001; krok(n+1)=1.192523e-004; ng(n+1)=3.378219e-001;
n=302; farx(n+1)=6.932633e-004; foe(n+1)=1.616750e-001; krok(n+1)=2.695564e-004; ng(n+1)=1.903153e-001;
n=303; farx(n+1)=6.923502e-004; foe(n+1)=1.619911e-001; krok(n+1)=3.561997e-004; ng(n+1)=1.989103e-001;
n=304; farx(n+1)=6.920555e-004; foe(n+1)=1.613348e-001; krok(n+1)=3.582758e-002; ng(n+1)=1.099686e-002;
n=305; farx(n+1)=6.919281e-004; foe(n+1)=1.607306e-001; krok(n+1)=6.645935e-002; ng(n+1)=5.206632e-003;
n=306; farx(n+1)=6.910776e-004; foe(n+1)=1.600709e-001; krok(n+1)=3.349048e-001; ng(n+1)=6.819093e-003;
n=307; farx(n+1)=6.895029e-004; foe(n+1)=1.574241e-001; krok(n+1)=3.160606e-001; ng(n+1)=1.021452e-002;
n=308; farx(n+1)=6.870219e-004; foe(n+1)=1.592437e-001; krok(n+1)=8.159604e-001; ng(n+1)=7.211243e-003;
n=309; farx(n+1)=6.848254e-004; foe(n+1)=1.516393e-001; krok(n+1)=5.403833e-001; ng(n+1)=1.074086e-002;
n=310; farx(n+1)=6.790495e-004; foe(n+1)=1.495117e-001; krok(n+1)=2.630375e+000; ng(n+1)=2.064871e-002;
n=311; farx(n+1)=6.775552e-004; foe(n+1)=1.548367e-001; krok(n+1)=3.318011e+000; ng(n+1)=4.872404e-002;
n=312; farx(n+1)=6.740262e-004; foe(n+1)=1.583868e-001; krok(n+1)=5.068567e+000; ng(n+1)=1.509069e-001;
n=313; farx(n+1)=6.692372e-004; foe(n+1)=1.631831e-001; krok(n+1)=3.341621e+000; ng(n+1)=1.411422e-001;
n=314; farx(n+1)=6.653029e-004; foe(n+1)=1.626747e-001; krok(n+1)=2.513146e+000; ng(n+1)=7.999777e-002;
n=315; farx(n+1)=6.634367e-004; foe(n+1)=1.633746e-001; krok(n+1)=1.671365e+000; ng(n+1)=1.859647e-001;
n=316; farx(n+1)=6.627156e-004; foe(n+1)=1.673368e-001; krok(n+1)=8.055989e-001; ng(n+1)=8.360940e-002;
n=317; farx(n+1)=6.621581e-004; foe(n+1)=1.695393e-001; krok(n+1)=2.154762e+000; ng(n+1)=1.190394e-001;
n=318; farx(n+1)=6.607360e-004; foe(n+1)=1.692271e-001; krok(n+1)=4.261875e+000; ng(n+1)=8.814841e-002;
n=319; farx(n+1)=6.591883e-004; foe(n+1)=1.626713e-001; krok(n+1)=2.348818e+000; ng(n+1)=1.031894e-001;
n=320; farx(n+1)=6.584712e-004; foe(n+1)=1.614411e-001; krok(n+1)=8.352074e-001; ng(n+1)=1.422423e-001;
n=321; farx(n+1)=6.576712e-004; foe(n+1)=1.611333e-001; krok(n+1)=2.269572e+000; ng(n+1)=7.389830e-002;
n=322; farx(n+1)=6.532989e-004; foe(n+1)=1.602378e-001; krok(n+1)=6.700113e+000; ng(n+1)=1.078903e-001;
n=323; farx(n+1)=6.497827e-004; foe(n+1)=1.574137e-001; krok(n+1)=9.155235e-001; ng(n+1)=2.532950e-001;
n=324; farx(n+1)=6.472824e-004; foe(n+1)=1.578030e-001; krok(n+1)=6.367965e-001; ng(n+1)=3.037070e-001;
n=325; farx(n+1)=6.437267e-004; foe(n+1)=1.597952e-001; krok(n+1)=1.371110e+000; ng(n+1)=3.456766e-001;
%odnowa zmiennej metryki
n=326; farx(n+1)=6.429599e-004; foe(n+1)=1.590093e-001; krok(n+1)=8.528034e-005; ng(n+1)=4.070843e-001;
n=327; farx(n+1)=6.428929e-004; foe(n+1)=1.589985e-001; krok(n+1)=1.525061e-004; ng(n+1)=7.983040e-002;
n=328; farx(n+1)=6.427818e-004; foe(n+1)=1.591768e-001; krok(n+1)=8.695337e-004; ng(n+1)=4.549022e-002;
n=329; farx(n+1)=6.426716e-004; foe(n+1)=1.596848e-001; krok(n+1)=3.432277e-002; ng(n+1)=7.428023e-003;
n=330; farx(n+1)=6.426158e-004; foe(n+1)=1.597304e-001; krok(n+1)=7.224063e-002; ng(n+1)=3.754800e-003;
n=331; farx(n+1)=6.422046e-004; foe(n+1)=1.581435e-001; krok(n+1)=3.421659e-001; ng(n+1)=4.850791e-003;
n=332; farx(n+1)=6.418052e-004; foe(n+1)=1.589001e-001; krok(n+1)=2.778419e-001; ng(n+1)=5.138971e-003;
n=333; farx(n+1)=6.399242e-004; foe(n+1)=1.582595e-001; krok(n+1)=9.990941e-001; ng(n+1)=5.956272e-003;
n=334; farx(n+1)=6.391841e-004; foe(n+1)=1.533639e-001; krok(n+1)=3.169310e-001; ng(n+1)=2.415014e-002;
n=335; farx(n+1)=6.365939e-004; foe(n+1)=1.475551e-001; krok(n+1)=2.240289e+000; ng(n+1)=4.034453e-002;
n=336; farx(n+1)=6.355065e-004; foe(n+1)=1.490966e-001; krok(n+1)=3.798149e+000; ng(n+1)=4.378822e-002;
n=337; farx(n+1)=6.351431e-004; foe(n+1)=1.489904e-001; krok(n+1)=1.707324e+000; ng(n+1)=1.507824e-001;
n=338; farx(n+1)=6.343581e-004; foe(n+1)=1.507134e-001; krok(n+1)=5.848156e+000; ng(n+1)=7.231334e-002;
n=339; farx(n+1)=6.336652e-004; foe(n+1)=1.500591e-001; krok(n+1)=2.062197e+000; ng(n+1)=8.140949e-002;
n=340; farx(n+1)=6.332352e-004; foe(n+1)=1.515322e-001; krok(n+1)=3.062220e+000; ng(n+1)=6.161794e-002;
n=341; farx(n+1)=6.320489e-004; foe(n+1)=1.521109e-001; krok(n+1)=6.502237e+000; ng(n+1)=6.179462e-002;
n=342; farx(n+1)=6.242766e-004; foe(n+1)=1.418209e-001; krok(n+1)=6.048652e+000; ng(n+1)=6.994588e-002;
n=343; farx(n+1)=6.207929e-004; foe(n+1)=1.327065e-001; krok(n+1)=7.704536e-001; ng(n+1)=2.994962e-001;
n=344; farx(n+1)=6.176416e-004; foe(n+1)=1.297662e-001; krok(n+1)=8.536620e-001; ng(n+1)=2.598583e-001;
n=345; farx(n+1)=6.159211e-004; foe(n+1)=1.292368e-001; krok(n+1)=1.009068e+000; ng(n+1)=2.315419e-001;
n=346; farx(n+1)=6.151132e-004; foe(n+1)=1.264963e-001; krok(n+1)=3.856870e-001; ng(n+1)=1.412172e-001;
n=347; farx(n+1)=6.137305e-004; foe(n+1)=1.233531e-001; krok(n+1)=7.382907e-001; ng(n+1)=2.725436e-001;
n=348; farx(n+1)=6.129981e-004; foe(n+1)=1.230875e-001; krok(n+1)=1.250551e+000; ng(n+1)=1.064835e-001;
n=349; farx(n+1)=6.123316e-004; foe(n+1)=1.218136e-001; krok(n+1)=1.754638e+000; ng(n+1)=6.924604e-002;
n=350; farx(n+1)=6.114081e-004; foe(n+1)=1.223133e-001; krok(n+1)=2.196395e+000; ng(n+1)=1.011320e-001;
%odnowa zmiennej metryki
n=351; farx(n+1)=6.112051e-004; foe(n+1)=1.218087e-001; krok(n+1)=8.027267e-005; ng(n+1)=1.567376e-001;
n=352; farx(n+1)=6.111449e-004; foe(n+1)=1.216722e-001; krok(n+1)=4.283785e-004; ng(n+1)=4.104929e-002;
n=353; farx(n+1)=6.110759e-004; foe(n+1)=1.215117e-001; krok(n+1)=3.151866e-004; ng(n+1)=5.848586e-002;
n=354; farx(n+1)=6.109540e-004; foe(n+1)=1.208090e-001; krok(n+1)=3.366815e-002; ng(n+1)=8.465701e-003;
n=355; farx(n+1)=6.108069e-004; foe(n+1)=1.196022e-001; krok(n+1)=4.686024e-001; ng(n+1)=2.183607e-003;
n=356; farx(n+1)=6.106726e-004; foe(n+1)=1.186211e-001; krok(n+1)=4.681906e-002; ng(n+1)=5.419863e-003;
n=357; farx(n+1)=6.102756e-004; foe(n+1)=1.191925e-001; krok(n+1)=3.805404e-001; ng(n+1)=4.435218e-003;
n=358; farx(n+1)=6.081837e-004; foe(n+1)=1.219673e-001; krok(n+1)=7.425865e+000; ng(n+1)=3.571585e-003;
n=359; farx(n+1)=6.064113e-004; foe(n+1)=1.219910e-001; krok(n+1)=1.981558e-001; ng(n+1)=2.918336e-002;
n=360; farx(n+1)=6.040468e-004; foe(n+1)=1.262066e-001; krok(n+1)=4.167166e-001; ng(n+1)=6.412823e-002;
n=361; farx(n+1)=6.032136e-004; foe(n+1)=1.256602e-001; krok(n+1)=1.921526e+000; ng(n+1)=1.084782e-001;
n=362; farx(n+1)=6.025996e-004; foe(n+1)=1.263390e-001; krok(n+1)=2.090614e+000; ng(n+1)=1.143046e-001;
n=363; farx(n+1)=6.013863e-004; foe(n+1)=1.271582e-001; krok(n+1)=4.393315e+000; ng(n+1)=2.239168e-002;
n=364; farx(n+1)=6.004844e-004; foe(n+1)=1.264641e-001; krok(n+1)=3.093799e+000; ng(n+1)=5.153121e-002;
n=365; farx(n+1)=6.000632e-004; foe(n+1)=1.266996e-001; krok(n+1)=1.975361e+000; ng(n+1)=2.499095e-002;
n=366; farx(n+1)=5.999564e-004; foe(n+1)=1.255598e-001; krok(n+1)=1.352447e+000; ng(n+1)=4.129319e-002;
n=367; farx(n+1)=5.997833e-004; foe(n+1)=1.248852e-001; krok(n+1)=3.010260e+000; ng(n+1)=4.067080e-002;
n=368; farx(n+1)=5.989298e-004; foe(n+1)=1.273072e-001; krok(n+1)=7.086980e+000; ng(n+1)=5.593800e-002;
n=369; farx(n+1)=5.986179e-004; foe(n+1)=1.279486e-001; krok(n+1)=1.675028e+000; ng(n+1)=4.200368e-002;
n=370; farx(n+1)=5.982921e-004; foe(n+1)=1.280774e-001; krok(n+1)=4.761189e+000; ng(n+1)=4.354569e-002;
n=371; farx(n+1)=5.976534e-004; foe(n+1)=1.284797e-001; krok(n+1)=1.899074e+000; ng(n+1)=1.403555e-001;
n=372; farx(n+1)=5.963308e-004; foe(n+1)=1.262149e-001; krok(n+1)=2.146109e+000; ng(n+1)=4.832921e-002;
n=373; farx(n+1)=5.938078e-004; foe(n+1)=1.191594e-001; krok(n+1)=1.127230e+000; ng(n+1)=2.368579e-001;
n=374; farx(n+1)=5.923815e-004; foe(n+1)=1.174964e-001; krok(n+1)=1.193773e+000; ng(n+1)=2.615110e-001;
n=375; farx(n+1)=5.911509e-004; foe(n+1)=1.157219e-001; krok(n+1)=7.011953e-001; ng(n+1)=6.920654e-002;
%odnowa zmiennej metryki
n=376; farx(n+1)=5.905619e-004; foe(n+1)=1.154500e-001; krok(n+1)=8.233132e-005; ng(n+1)=3.611536e-001;
n=377; farx(n+1)=5.905125e-004; foe(n+1)=1.154910e-001; krok(n+1)=1.429130e-004; ng(n+1)=6.700740e-002;
n=378; farx(n+1)=5.904371e-004; foe(n+1)=1.155749e-001; krok(n+1)=8.471113e-004; ng(n+1)=3.821802e-002;
n=379; farx(n+1)=5.903770e-004; foe(n+1)=1.156364e-001; krok(n+1)=4.904612e-002; ng(n+1)=5.304431e-003;
n=380; farx(n+1)=5.903066e-004; foe(n+1)=1.156994e-001; krok(n+1)=9.373676e-002; ng(n+1)=3.346700e-003;
n=381; farx(n+1)=5.901950e-004; foe(n+1)=1.153076e-001; krok(n+1)=8.877087e-002; ng(n+1)=4.374875e-003;
n=382; farx(n+1)=5.886624e-004; foe(n+1)=1.145914e-001; krok(n+1)=8.536620e-001; ng(n+1)=5.501378e-003;
n=383; farx(n+1)=5.878426e-004; foe(n+1)=1.185871e-001; krok(n+1)=2.041642e-001; ng(n+1)=3.360411e-002;
n=384; farx(n+1)=5.877308e-004; foe(n+1)=1.184524e-001; krok(n+1)=3.923690e-001; ng(n+1)=6.595622e-002;
n=385; farx(n+1)=5.875838e-004; foe(n+1)=1.175843e-001; krok(n+1)=1.492366e+000; ng(n+1)=4.002336e-002;
n=386; farx(n+1)=5.874192e-004; foe(n+1)=1.166931e-001; krok(n+1)=4.133492e+000; ng(n+1)=5.303772e-002;
n=387; farx(n+1)=5.869321e-004; foe(n+1)=1.159667e-001; krok(n+1)=5.219568e+000; ng(n+1)=6.804145e-002;
n=388; farx(n+1)=5.866821e-004; foe(n+1)=1.152386e-001; krok(n+1)=2.389982e+000; ng(n+1)=2.845697e-002;
n=389; farx(n+1)=5.862474e-004; foe(n+1)=1.129327e-001; krok(n+1)=5.576481e+000; ng(n+1)=4.141225e-002;
n=390; farx(n+1)=5.855629e-004; foe(n+1)=1.125464e-001; krok(n+1)=3.331204e+000; ng(n+1)=9.665663e-002;
n=391; farx(n+1)=5.835413e-004; foe(n+1)=1.110279e-001; krok(n+1)=3.982300e+000; ng(n+1)=5.637501e-002;
n=392; farx(n+1)=5.810283e-004; foe(n+1)=1.130852e-001; krok(n+1)=1.328755e+000; ng(n+1)=3.104388e-001;
n=393; farx(n+1)=5.794234e-004; foe(n+1)=1.127638e-001; krok(n+1)=1.800219e+000; ng(n+1)=2.431947e-001;
n=394; farx(n+1)=5.786387e-004; foe(n+1)=1.117751e-001; krok(n+1)=7.382907e-001; ng(n+1)=1.256229e-001;
n=395; farx(n+1)=5.772499e-004; foe(n+1)=1.101257e-001; krok(n+1)=5.657309e-001; ng(n+1)=3.241428e-001;
n=396; farx(n+1)=5.740782e-004; foe(n+1)=1.063835e-001; krok(n+1)=1.422745e+000; ng(n+1)=2.271645e-001;
n=397; farx(n+1)=5.688358e-004; foe(n+1)=1.076432e-001; krok(n+1)=1.987411e+000; ng(n+1)=2.773683e-001;
n=398; farx(n+1)=5.652745e-004; foe(n+1)=1.061193e-001; krok(n+1)=1.523673e-001; ng(n+1)=7.164672e-001;
n=399; farx(n+1)=5.615003e-004; foe(n+1)=1.036352e-001; krok(n+1)=3.214238e-001; ng(n+1)=5.437715e-001;
n=400; farx(n+1)=5.562624e-004; foe(n+1)=9.981315e-002; krok(n+1)=8.559000e-001; ng(n+1)=3.746125e-001;
%odnowa zmiennej metryki
n=401; farx(n+1)=5.558054e-004; foe(n+1)=9.968226e-002; krok(n+1)=1.198093e-004; ng(n+1)=2.673753e-001;
n=402; farx(n+1)=5.557530e-004; foe(n+1)=9.962320e-002; krok(n+1)=7.740461e-004; ng(n+1)=3.042153e-002;
n=403; farx(n+1)=5.557309e-004; foe(n+1)=9.953664e-002; krok(n+1)=1.052302e-004; ng(n+1)=5.433112e-002;
n=404; farx(n+1)=5.555955e-004; foe(n+1)=9.896635e-002; krok(n+1)=2.680031e-002; ng(n+1)=8.316977e-003;
n=405; farx(n+1)=5.555245e-004; foe(n+1)=9.861659e-002; krok(n+1)=7.000904e-002; ng(n+1)=4.318258e-003;
n=406; farx(n+1)=5.554426e-004; foe(n+1)=9.835695e-002; krok(n+1)=7.628018e-002; ng(n+1)=4.570424e-003;
n=407; farx(n+1)=5.548474e-004; foe(n+1)=9.617380e-002; krok(n+1)=7.927530e-001; ng(n+1)=3.992639e-003;
n=408; farx(n+1)=5.536808e-004; foe(n+1)=9.623318e-002; krok(n+1)=5.419562e-001; ng(n+1)=6.168467e-003;
n=409; farx(n+1)=5.529522e-004; foe(n+1)=9.375718e-002; krok(n+1)=2.522670e-001; ng(n+1)=1.366616e-002;
n=410; farx(n+1)=5.500479e-004; foe(n+1)=9.674157e-002; krok(n+1)=4.110859e+000; ng(n+1)=1.294692e-002;
n=411; farx(n+1)=5.489021e-004; foe(n+1)=9.702987e-002; krok(n+1)=3.457056e+000; ng(n+1)=5.607775e-002;
n=412; farx(n+1)=5.480464e-004; foe(n+1)=9.710883e-002; krok(n+1)=2.561859e+000; ng(n+1)=1.225002e-001;
n=413; farx(n+1)=5.456486e-004; foe(n+1)=9.883256e-002; krok(n+1)=6.277904e+000; ng(n+1)=9.023089e-002;
n=414; farx(n+1)=5.442180e-004; foe(n+1)=9.982488e-002; krok(n+1)=1.569476e+000; ng(n+1)=3.632218e-002;
n=415; farx(n+1)=5.439832e-004; foe(n+1)=9.946040e-002; krok(n+1)=1.522431e+000; ng(n+1)=1.253763e-001;
n=416; farx(n+1)=5.435454e-004; foe(n+1)=9.926669e-002; krok(n+1)=5.063063e+000; ng(n+1)=4.694717e-002;
n=417; farx(n+1)=5.421244e-004; foe(n+1)=9.947241e-002; krok(n+1)=5.123718e+000; ng(n+1)=5.076054e-002;
n=418; farx(n+1)=5.415901e-004; foe(n+1)=9.837094e-002; krok(n+1)=1.948045e+000; ng(n+1)=1.009646e-001;
n=419; farx(n+1)=5.406520e-004; foe(n+1)=9.822641e-002; krok(n+1)=3.708110e+000; ng(n+1)=5.346190e-002;
n=420; farx(n+1)=5.388553e-004; foe(n+1)=9.987671e-002; krok(n+1)=2.184510e+000; ng(n+1)=2.690914e-001;
n=421; farx(n+1)=5.383528e-004; foe(n+1)=1.012548e-001; krok(n+1)=1.740861e+000; ng(n+1)=1.215220e-001;
n=422; farx(n+1)=5.377319e-004; foe(n+1)=1.001900e-001; krok(n+1)=3.099463e+000; ng(n+1)=5.352073e-002;
n=423; farx(n+1)=5.357921e-004; foe(n+1)=9.786616e-002; krok(n+1)=3.509277e+000; ng(n+1)=1.056386e-001;
n=424; farx(n+1)=5.341399e-004; foe(n+1)=9.736823e-002; krok(n+1)=5.732413e-001; ng(n+1)=1.736454e-001;
n=425; farx(n+1)=5.311415e-004; foe(n+1)=1.004672e-001; krok(n+1)=9.110982e-001; ng(n+1)=2.990703e-001;
%odnowa zmiennej metryki
n=426; farx(n+1)=5.310242e-004; foe(n+1)=1.002737e-001; krok(n+1)=7.948838e-005; ng(n+1)=1.246598e-001;
n=427; farx(n+1)=5.309169e-004; foe(n+1)=1.001511e-001; krok(n+1)=6.369581e-004; ng(n+1)=4.814310e-002;
n=428; farx(n+1)=5.308733e-004; foe(n+1)=1.001513e-001; krok(n+1)=1.733806e-004; ng(n+1)=6.707186e-002;
n=429; farx(n+1)=5.307078e-004; foe(n+1)=9.976175e-002; krok(n+1)=4.382471e-002; ng(n+1)=8.194268e-003;
n=430; farx(n+1)=5.305860e-004; foe(n+1)=9.954995e-002; krok(n+1)=4.559356e-002; ng(n+1)=6.358794e-003;
n=431; farx(n+1)=5.303877e-004; foe(n+1)=9.751223e-002; krok(n+1)=8.252141e-001; ng(n+1)=2.371761e-003;
n=432; farx(n+1)=5.301409e-004; foe(n+1)=9.726157e-002; krok(n+1)=2.223238e-001; ng(n+1)=4.653401e-003;
n=433; farx(n+1)=5.297303e-004; foe(n+1)=9.660705e-002; krok(n+1)=9.569438e-002; ng(n+1)=9.320701e-003;
n=434; farx(n+1)=5.291672e-004; foe(n+1)=9.421369e-002; krok(n+1)=3.372291e-001; ng(n+1)=7.770284e-003;
n=435; farx(n+1)=5.233887e-004; foe(n+1)=9.482578e-002; krok(n+1)=7.809350e+000; ng(n+1)=1.356560e-002;
n=436; farx(n+1)=5.217939e-004; foe(n+1)=9.367697e-002; krok(n+1)=1.601772e+000; ng(n+1)=2.911576e-001;
n=437; farx(n+1)=5.214584e-004; foe(n+1)=9.220978e-002; krok(n+1)=1.454604e+000; ng(n+1)=6.717765e-002;
n=438; farx(n+1)=5.206305e-004; foe(n+1)=9.072223e-002; krok(n+1)=4.100900e+000; ng(n+1)=7.842609e-002;
n=439; farx(n+1)=5.197895e-004; foe(n+1)=9.251245e-002; krok(n+1)=2.722905e+000; ng(n+1)=1.400992e-001;
n=440; farx(n+1)=5.192140e-004; foe(n+1)=9.272994e-002; krok(n+1)=2.608981e+000; ng(n+1)=3.673926e-002;
n=441; farx(n+1)=5.186625e-004; foe(n+1)=9.178489e-002; krok(n+1)=2.140241e+000; ng(n+1)=7.376107e-002;
n=442; farx(n+1)=5.172870e-004; foe(n+1)=9.114717e-002; krok(n+1)=4.061290e+000; ng(n+1)=8.192045e-002;
n=443; farx(n+1)=5.152307e-004; foe(n+1)=8.838215e-002; krok(n+1)=4.036272e+000; ng(n+1)=1.459047e-001;
n=444; farx(n+1)=5.139878e-004; foe(n+1)=8.832199e-002; krok(n+1)=1.522162e+000; ng(n+1)=1.123359e-001;
n=445; farx(n+1)=5.128739e-004; foe(n+1)=8.803769e-002; krok(n+1)=2.067461e+000; ng(n+1)=2.099583e-001;
n=446; farx(n+1)=5.117723e-004; foe(n+1)=8.703733e-002; krok(n+1)=2.272095e+000; ng(n+1)=1.049773e-001;
n=447; farx(n+1)=5.106290e-004; foe(n+1)=8.713090e-002; krok(n+1)=9.574267e-001; ng(n+1)=6.585819e-002;
n=448; farx(n+1)=5.090519e-004; foe(n+1)=8.708317e-002; krok(n+1)=1.885812e+000; ng(n+1)=2.627932e-001;
n=449; farx(n+1)=5.082536e-004; foe(n+1)=8.758215e-002; krok(n+1)=1.905355e+000; ng(n+1)=1.017507e-001;
n=450; farx(n+1)=5.069054e-004; foe(n+1)=8.859578e-002; krok(n+1)=2.669838e+000; ng(n+1)=9.810298e-002;
%odnowa zmiennej metryki
n=451; farx(n+1)=5.065293e-004; foe(n+1)=8.803079e-002; krok(n+1)=7.598256e-005; ng(n+1)=1.803791e-001;
n=452; farx(n+1)=5.065115e-004; foe(n+1)=8.800330e-002; krok(n+1)=1.131625e-004; ng(n+1)=4.762904e-002;
n=453; farx(n+1)=5.064986e-004; foe(n+1)=8.803770e-002; krok(n+1)=1.441974e-003; ng(n+1)=1.209105e-002;
n=454; farx(n+1)=5.064112e-004; foe(n+1)=8.807984e-002; krok(n+1)=2.160287e-002; ng(n+1)=7.964469e-003;
n=455; farx(n+1)=5.063006e-004; foe(n+1)=8.801703e-002; krok(n+1)=8.388517e-002; ng(n+1)=4.671579e-003;
n=456; farx(n+1)=5.062408e-004; foe(n+1)=8.813367e-002; krok(n+1)=9.431389e-002; ng(n+1)=3.481208e-003;
n=457; farx(n+1)=5.059354e-004; foe(n+1)=8.691432e-002; krok(n+1)=2.594656e-001; ng(n+1)=4.364686e-003;
n=458; farx(n+1)=5.046737e-004; foe(n+1)=8.428983e-002; krok(n+1)=9.876806e-001; ng(n+1)=4.965411e-003;
n=459; farx(n+1)=5.044950e-004; foe(n+1)=8.521656e-002; krok(n+1)=2.176076e-001; ng(n+1)=3.198196e-002;
n=460; farx(n+1)=5.036447e-004; foe(n+1)=8.616440e-002; krok(n+1)=1.330664e+000; ng(n+1)=3.215433e-002;
n=461; farx(n+1)=5.022772e-004; foe(n+1)=8.774049e-002; krok(n+1)=7.967582e+000; ng(n+1)=2.226426e-002;
n=462; farx(n+1)=5.004243e-004; foe(n+1)=8.812013e-002; krok(n+1)=3.055543e+000; ng(n+1)=2.176874e-001;
n=463; farx(n+1)=4.977313e-004; foe(n+1)=8.880709e-002; krok(n+1)=2.845490e+000; ng(n+1)=2.535692e-001;
n=464; farx(n+1)=4.963561e-004; foe(n+1)=8.919192e-002; krok(n+1)=1.675028e+000; ng(n+1)=1.022999e-001;
n=465; farx(n+1)=4.958079e-004; foe(n+1)=8.925145e-002; krok(n+1)=1.691553e+000; ng(n+1)=1.173060e-001;
n=466; farx(n+1)=4.950151e-004; foe(n+1)=9.069724e-002; krok(n+1)=2.621320e+000; ng(n+1)=1.310319e-001;
n=467; farx(n+1)=4.937815e-004; foe(n+1)=9.035358e-002; krok(n+1)=3.302482e+000; ng(n+1)=5.057621e-002;
n=468; farx(n+1)=4.933429e-004; foe(n+1)=8.943074e-002; krok(n+1)=1.435731e+000; ng(n+1)=1.471971e-001;
n=469; farx(n+1)=4.928539e-004; foe(n+1)=8.805647e-002; krok(n+1)=3.520112e+000; ng(n+1)=2.637432e-002;
n=470; farx(n+1)=4.898961e-004; foe(n+1)=9.145344e-002; krok(n+1)=7.543249e+000; ng(n+1)=7.518350e-002;
n=471; farx(n+1)=4.815415e-004; foe(n+1)=9.769480e-002; krok(n+1)=4.009020e+000; ng(n+1)=4.221898e-001;
n=472; farx(n+1)=4.773709e-004; foe(n+1)=9.487475e-002; krok(n+1)=5.154350e-001; ng(n+1)=4.701416e-001;
n=473; farx(n+1)=4.717101e-004; foe(n+1)=9.071209e-002; krok(n+1)=9.621767e-001; ng(n+1)=4.917992e-002;
n=474; farx(n+1)=4.666333e-004; foe(n+1)=8.577080e-002; krok(n+1)=2.592175e+000; ng(n+1)=3.695938e-001;
n=475; farx(n+1)=4.634517e-004; foe(n+1)=8.834408e-002; krok(n+1)=7.763546e-001; ng(n+1)=1.257849e-001;
%odnowa zmiennej metryki
n=476; farx(n+1)=4.621114e-004; foe(n+1)=8.699235e-002; krok(n+1)=8.669030e-005; ng(n+1)=4.000592e-001;
n=477; farx(n+1)=4.620022e-004; foe(n+1)=8.680944e-002; krok(n+1)=1.003955e-004; ng(n+1)=1.383585e-001;
n=478; farx(n+1)=4.619043e-004; foe(n+1)=8.692317e-002; krok(n+1)=9.289576e-004; ng(n+1)=3.752060e-002;
n=479; farx(n+1)=4.617707e-004; foe(n+1)=8.698844e-002; krok(n+1)=2.580064e-002; ng(n+1)=1.075938e-002;
n=480; farx(n+1)=4.615034e-004; foe(n+1)=8.781046e-002; krok(n+1)=1.536116e-001; ng(n+1)=7.872700e-003;
n=481; farx(n+1)=4.607583e-004; foe(n+1)=9.022684e-002; krok(n+1)=1.202721e-001; ng(n+1)=1.169200e-002;
n=482; farx(n+1)=4.595984e-004; foe(n+1)=9.081895e-002; krok(n+1)=2.032965e-001; ng(n+1)=9.710420e-003;
n=483; farx(n+1)=4.593010e-004; foe(n+1)=9.268640e-002; krok(n+1)=2.725288e-001; ng(n+1)=7.496357e-003;
n=484; farx(n+1)=4.586402e-004; foe(n+1)=9.081493e-002; krok(n+1)=8.610892e-001; ng(n+1)=6.858490e-003;
n=485; farx(n+1)=4.541119e-004; foe(n+1)=8.673482e-002; krok(n+1)=1.075645e+000; ng(n+1)=1.134931e-002;
n=486; farx(n+1)=4.475970e-004; foe(n+1)=8.657682e-002; krok(n+1)=2.970436e+000; ng(n+1)=1.709164e-001;
n=487; farx(n+1)=4.454815e-004; foe(n+1)=8.728925e-002; krok(n+1)=2.125050e+000; ng(n+1)=2.228832e-001;
n=488; farx(n+1)=4.442152e-004; foe(n+1)=8.690103e-002; krok(n+1)=1.152651e+000; ng(n+1)=2.491107e-001;
n=489; farx(n+1)=4.412732e-004; foe(n+1)=8.337281e-002; krok(n+1)=7.364209e+000; ng(n+1)=5.293716e-002;
n=490; farx(n+1)=4.397746e-004; foe(n+1)=8.267297e-002; krok(n+1)=1.435731e+000; ng(n+1)=3.200372e-001;
n=491; farx(n+1)=4.393950e-004; foe(n+1)=8.301101e-002; krok(n+1)=9.282331e-001; ng(n+1)=1.129556e-001;
n=492; farx(n+1)=4.380819e-004; foe(n+1)=8.382013e-002; krok(n+1)=7.659414e+000; ng(n+1)=3.672447e-002;
n=493; farx(n+1)=4.343875e-004; foe(n+1)=8.576030e-002; krok(n+1)=3.539011e+000; ng(n+1)=6.959841e-002;
n=494; farx(n+1)=4.299254e-004; foe(n+1)=8.370530e-002; krok(n+1)=2.277084e+000; ng(n+1)=4.157032e-001;
n=495; farx(n+1)=4.279084e-004; foe(n+1)=8.241438e-002; krok(n+1)=6.121507e-001; ng(n+1)=1.909367e-001;
n=496; farx(n+1)=4.265065e-004; foe(n+1)=8.092131e-002; krok(n+1)=1.361947e+000; ng(n+1)=1.979117e-001;
n=497; farx(n+1)=4.252469e-004; foe(n+1)=8.086416e-002; krok(n+1)=3.340830e+000; ng(n+1)=3.349632e-002;
n=498; farx(n+1)=4.211658e-004; foe(n+1)=8.098122e-002; krok(n+1)=3.708110e+000; ng(n+1)=2.308867e-001;
n=499; farx(n+1)=4.183629e-004; foe(n+1)=8.327282e-002; krok(n+1)=1.651241e+000; ng(n+1)=1.575263e-001;
n=500; farx(n+1)=4.172271e-004; foe(n+1)=8.319209e-002; krok(n+1)=1.322970e+000; ng(n+1)=2.106974e-001;

figure; semilogy(farx,'b'); hold on; semilogy(foe,'r'); xlabel('Iteracje'); ylabel('Earx, Eoe'); legend('Earx','Eoe'); title('Uczenie predyktora ARX');
figure; subplot(2,1,1); semilogy(krok); xlabel('Iteracje'); ylabel('Krok');
subplot(2,1,2); semilogy(ng); xlabel('Iteracje'); ylabel('Norma gradientu');
Earx=farx(n+1)
Eoe=foe(n+1)
